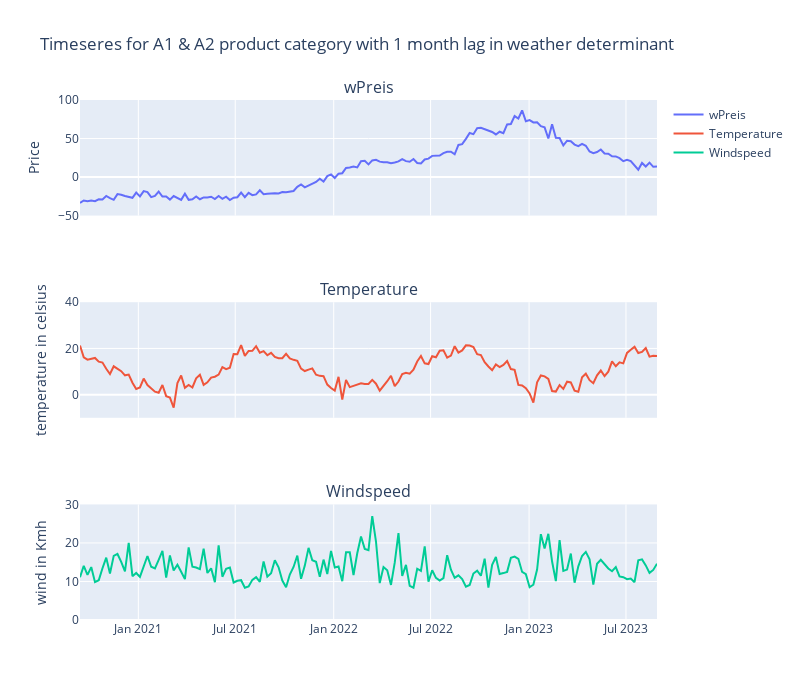

The code cell stored with this chart in its notebook:
### Code cell
fig = make_subplots(rows=3, cols=1, shared_xaxes=True, subplot_titles=("wPreis", "Temperature", "Windspeed"))

fig.add_trace(go.Scatter(x=wdl_A1A2_20212223.date, y=wdl_A1A2_20212223.wPreis, mode='lines', name='wPreis'), row=1, col=1)
fig.add_trace(go.Scatter(x=wdl_A1A2_20212223.date, y=wdl_A1A2_20212223.temperature_2m, mode='lines', name='Temperature'), row=2, col=1)
fig.add_trace(go.Scatter(x=wdl_A1A2_20212223.date, y=wdl_A1A2_20212223.windspeed_10m, mode='lines', name='Windspeed'), row=3, col=1)

fig.update_yaxes(title_text="Price", row=1, col=1, range=[-50, 100])
fig.update_yaxes(title_text="temperature in celsius", row=2, col=1, range=[-10, 40])
fig.update_yaxes(title_text="wind in Kmh", row=3, col=1, range=[0, 30])

fig.update_layout(height=700, width=800, title_text="Timeseres for A1 & A2 product category with 1 month lag in weather determinant")

fig.show()

### Figure 1 — Plotly figure (JSON) as saved in the notebook; plotly's stock layout.template omitted (floating-point values rounded to 4 significant figures; data arrays with more than 128 entries replaced by an {"elided": "..."} marker saying what was removed)
{"data": [{"mode": "lines", "name": "wPreis", "type": "scatter", "x": {"elided": "155 str values"}, "xaxis": "x", "y": {"elided": "155 float values"}, "yaxis": "y"}, {"mode": "lines", "name": "Temperature", "type": "scatter", "x": {"elided": "155 str values"}, "xaxis": "x2", "y": {"elided": "155 float values"}, "yaxis": "y2"}, {"mode": "lines", "name": "Windspeed", "type": "scatter", "x": {"elided": "155 str values"}, "xaxis": "x3", "y": {"elided": "155 float values"}, "yaxis": "y3"}], "layout": {"annotations": [{"font": {"size": 16}, "showarrow": false, "text": "wPreis", "x": 0.5, "xanchor": "center", "xref": "paper", "y": 1, "yanchor": "bottom", "yref": "paper"}, {"font": {"size": 16}, "showarrow": false, "text": "Temperature", "x": 0.5, "xanchor": "center", "xref": "paper", "y": 0.6111, "yanchor": "bottom", "yref": "paper"}, {"font": {"size": 16}, "showarrow": false, "text": "Windspeed", "x": 0.5, "xanchor": "center", "xref": "paper", "y": 0.2222, "yanchor": "bottom", "yref": "paper"}], "height": 700, "title": {"text": "Timeseres for A1 & A2 product category with 1 month lag in weather determinant"}, "width": 800, "xaxis": {"anchor": "y", "domain": [0, 1], "matches": "x3", "showticklabels": false}, "xaxis2": {"anchor": "y2", "domain": [0, 1], "matches": "x3", "showticklabels": false}, "xaxis3": {"anchor": "y3", "domain": [0, 1]}, "yaxis": {"anchor": "x", "domain": [0.7778, 1], "range": [-50, 100], "title": {"text": "Price"}}, "yaxis2": {"anchor": "x2", "domain": [0.3889, 0.6111], "range": [-10, 40], "title": {"text": "temperature in celsius"}}, "yaxis3": {"anchor": "x3", "domain": [0, 0.2222], "range": [0, 30], "title": {"text": "wind in Kmh"}}}}
